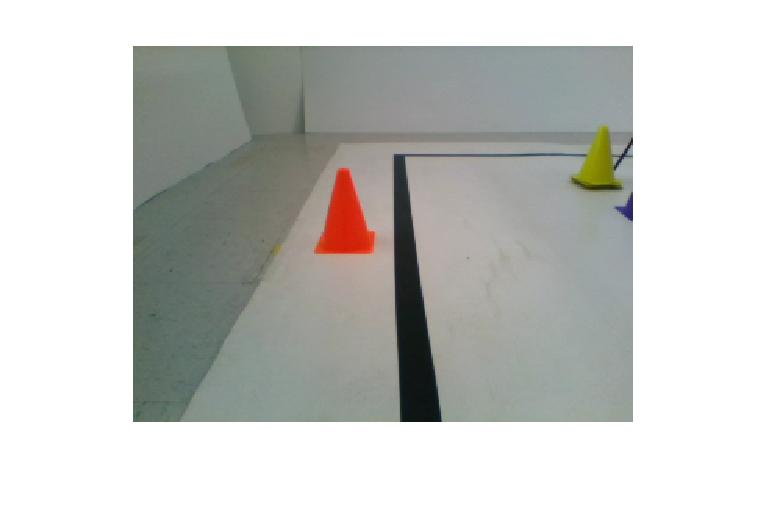
%> input picture handler/Imagetest.jpg, 769 x 523 px
$ octave Lecture7main.m   (GNU Octave 9; MATLAB toolbox functions it lacks are replaced by stand-ins)
%> lines starting %> are read from the running program, lines starting %| are printed output that depends on the picture; in (x1, y1, x2, y2) boxes, pixels count from 0 and x2, y2 are one past the last pixel; in counts of white or black regions, pixels touching at a corner belong together; the program's own positions count from 1
%> further down, image is the input picture: size 523x769x3 uint8; mean R, G, B 200.3, 201.3, 198.3
### handler/colorDetectHSVimage.m
function I = colorDetectHSVimage(fileName, hsvVal, tol)
%> called with hsvVal = [0.0304 0.96 0.746], tol = 0.01

%
% function colorDetectHSV(fileName, hsvVal, tol)
%
% This function is used for detecting a specified hsv value in images.
%
% ARGUMENTS:
% fileName: the name of the jpg file to be loaded
% hsvVal: 3x1 array containing the HSV values to be detected
% tol: 1x1 or 2x1 or 3x1 array containing the tolerance (i.e. the maximum
% distance - in each hsv coefficient - of each pixel from hsvVal).
%
% Example:
% colorDetectHSV('train/face07.jpg', median(HSV), [0.05 0.05 0.1]);
%
% %%%%%%%%%%%%%%%%%%%%%%%%%%%%%%%%%%%%%%%%%
% Theodoros Giannakopoulos - January 2008
% www.di.uoa.gr/~tyiannak
% %%%%%%%%%%%%%%%%%%%%%%%%%%%%%%%%%%%%%%%%%


%RGB = imread(fileName);
RGB = fileName;
HSV = rgb2hsv(RGB);
%> HSV: size 523x769x3 double; mean H, S, V 0.164, 0.045, 0.797

% find the difference between required and real H value:
diffH = abs(HSV(:,:,1) - hsvVal(1));
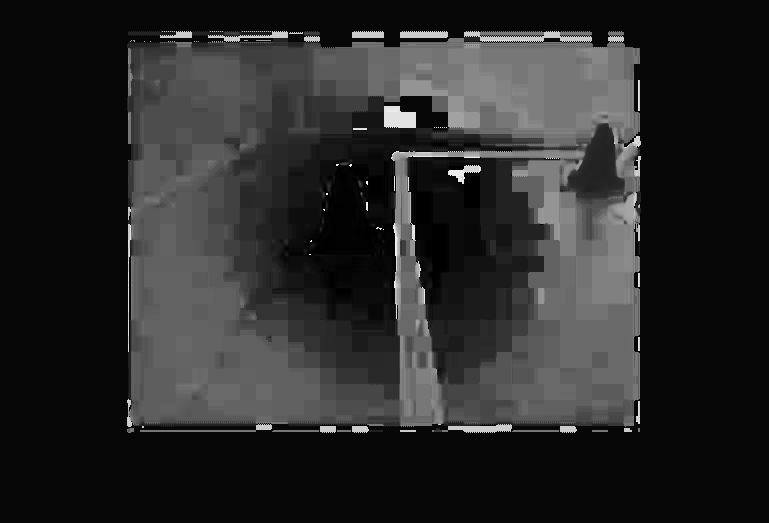
%> diffH: size 523x769 double; min 4.87e-06, max 0.961, mean 0.165

[M,N,t] = size(RGB);
%> M = 523; N = 769; t = 3
I1 = zeros(M,N); I2 = zeros(M,N); I3 = zeros(M,N);

T1 = tol(1);

I1( find(diffH < T1) ) = 1;
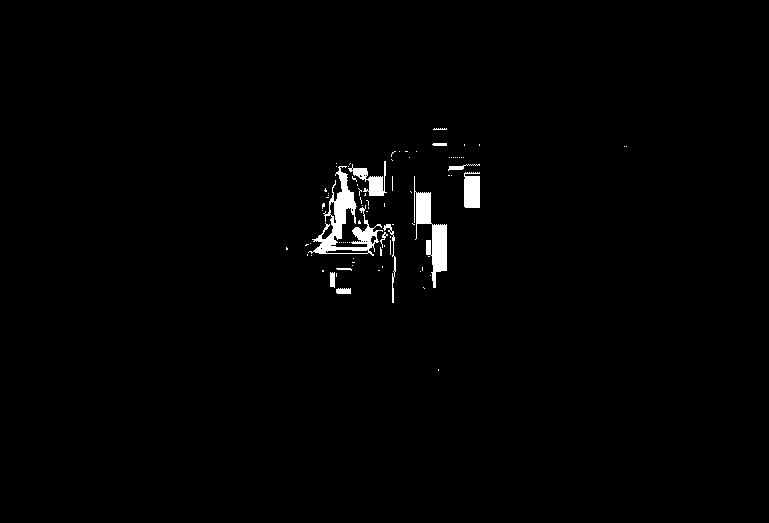
%> I1: size 523x769 double; values 0 (black) and 1 (white), 1.3% white; 85 white regions (73 under 20 px), largest, box (x1, y1, x2, y2) and area: (308, 166, 383, 256) 1867, (414, 176, 447, 288) 1372, (464, 172, 480, 208) 535

if (length(tol)>1)
    % find the difference between required and real S value:
    diffS = abs(HSV(:,:,2) - hsvVal(2));
    T2 = tol(2);
    I2( find(diffS < T2) ) =1;
    if (length(tol)>2)
        % find the difference between required and real V value:
        difV = HSV(:,:,3) - hsvVal(3);
        T3 = tol(3);
        I3( find(diffS < T3) ) = 1;
        I = I1.*I2.*I3;
    else
        I = I1.*I2;
    end
else
    I = I1;
end

% subplot(1,2,1),imshow(RGB); title('Original Image');
% subplot(1,2,2),imshow(I,[]); title('Detected Areas');

### handler/Lecture7main.m
%% ME 598, Lecture 7


%% Color detection demo
clear all
close all
clc

% STEP 1: Use getHSVColorFromDirectory(dirName) in order to estimate the
% average HSV values of your objects of interest.
load HSV_orange.mat

% [7 lines of commented-out code are left out]
image = imread('handler/Imagetest.jpg');
CD = colorDetectHSVimage(image, HSV_orange, 0.01);
%%

%% Blob Analysis Demo
% clear all
% close all
% clc

% Read image into MATLAB
%CD = imread('test/blob.bmp');
figure(1)
imshow(CD)
title('Original BW')

% Open image by removing connected pixel regions less than 200 pixels in
% size
CDfiltered = bwareaopen(CD, 200);
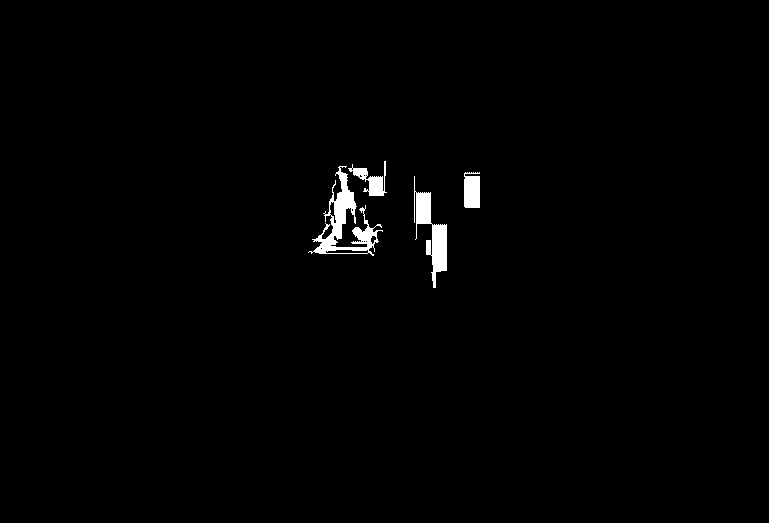
%> CDfiltered: size 523x769 logical; 1.1% white; 4 white regions, box (x1, y1, x2, y2) and area: (308, 166, 383, 256) 1867, (414, 176, 447, 288) 1372, (464, 172, 480, 208) 535, (348, 161, 387, 196) 500
figure(2)
imshow(CDfiltered)
title('Opened')

% Fill image
CDfilled = imfill(CDfiltered, 'holes');
%> CDfilled: size 523x769 logical; 1.1% white; 4 white regions
figure(3)
imshow(CDfilled)
title('Opened + Filled')

% Label connected components
L = bwlabel(CDfilled);
%> L: size 523x769 double; 5 distinct labels, from 0 to 4
[rows, colums, ~] = size(CDfilled)
%> rows = 523; colums = 769
% Calculate region properties for connected components
s = regionprops(L);
%> s = 4 regions; box (x1, y1, x2, y2), Area and Centroid: (308, 166, 383, 256) 2056 [345.7 224.4], (414, 176, 447, 288) 1372 [432.5 234.1], (464, 172, 480, 208) 535 [472.5 191.6], (348, 161, 387, 196) 507 [371.9 181.5]

% Concatenate an array of all the region's 'area' values
areas = cat(1, s.Area);
%> areas = [2056; 507; 1372; 535]

% Concatenate an array of all the region's 'centroid' values
centroids = cat(1, s.Centroid);
%> centroids = [345.7 224.4; 371.9 181.5; 432.5 234.1; 472.5 191.6]

% Identify largest area
max_area = max(areas);
%> max_area = 2056

% Find the index in the 'areas' array corresponding to max_area
idx = find(areas == max_area);
%> idx = 1

% Get the centroid value for the region with the largest area
centroidX = centroids(idx,1);
%> centroidX = 345.7
centroidY = centroids(idx,2);
%> centroidY = 224.4

% Select the connected component corresponding to this region
BW2 = ismember(L, idx);
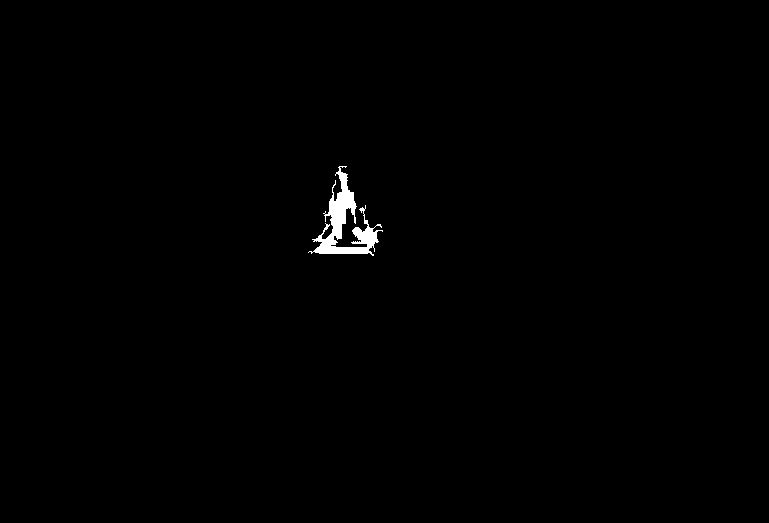
%> BW2: size 523x769 logical; 0.51% white; 1 white region, box (x1, y1, x2, y2) and area: (308, 166, 383, 256) 2056

% Plot the image of the largest connected region
figure(4)
imshow(BW2)
hold on

% Plot a blue star in centroid of region
plot(centroidX, centroidY, 'b*')
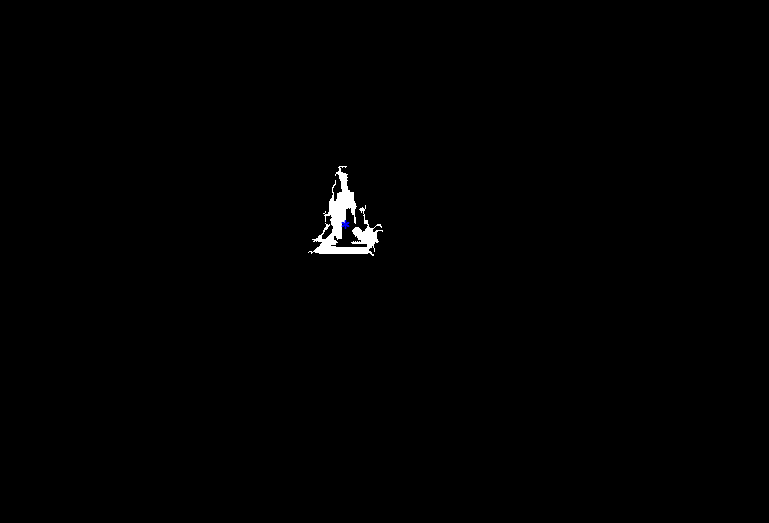
%> figure redrawn from the program's plot data
